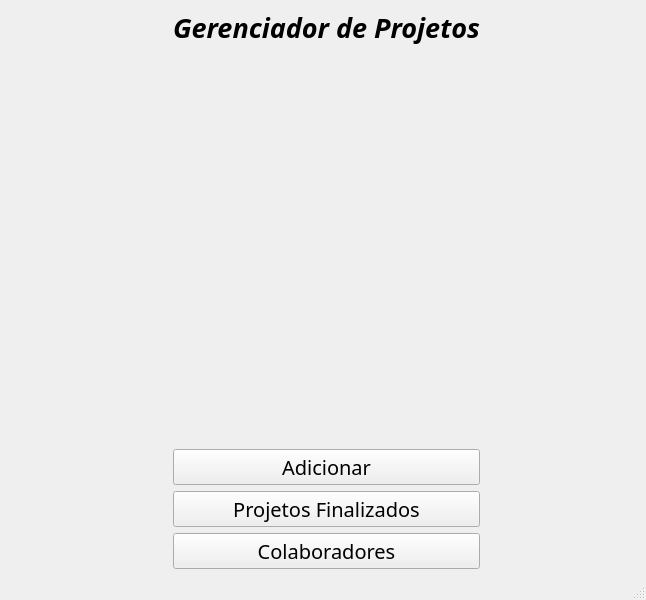
<?xml version="1.0" encoding="UTF-8"?>
<ui version="4.0">
 <class>MainWindow</class>
 <widget class="QMainWindow" name="MainWindow">
  <property name="geometry">
   <rect>
    <x>0</x>
    <y>0</y>
    <width>646</width>
    <height>600</height>
   </rect>
  </property>
  <property name="windowTitle">
   <string>MainWindow</string>
  </property>
  <widget class="QWidget" name="centralwidget">
   <layout class="QGridLayout" name="gridLayout">
    <item row="0" column="2">
     <widget class="QLabel" name="label_6">
      <property name="font">
       <font>
        <family>Franklin Gothic Medium</family>
        <pointsize>20</pointsize>
        <weight>75</weight>
        <italic>true</italic>
        <bold>true</bold>
        <underline>false</underline>
        <strikeout>false</strikeout>
       </font>
      </property>
      <property name="styleSheet">
       <string notr="true"/>
      </property>
      <property name="text">
       <string>Gerenciador de Projetos</string>
      </property>
     </widget>
    </item>
    <item row="0" column="3">
     <spacer name="horizontalSpacer_2">
      <property name="orientation">
       <enum>Qt::Horizontal</enum>
      </property>
      <property name="sizeHint" stdset="0">
       <size>
        <width>40</width>
        <height>20</height>
       </size>
      </property>
     </spacer>
    </item>
    <item row="0" column="0">
     <spacer name="horizontalSpacer">
      <property name="orientation">
       <enum>Qt::Horizontal</enum>
      </property>
      <property name="sizeHint" stdset="0">
       <size>
        <width>40</width>
        <height>20</height>
       </size>
      </property>
     </spacer>
    </item>
    <item row="3" column="2">
     <widget class="QPushButton" name="pushButton_2">
      <property name="font">
       <font>
        <family>Franklin Gothic Medium</family>
        <pointsize>15</pointsize>
       </font>
      </property>
      <property name="styleSheet">
       <string notr="true"/>
      </property>
      <property name="text">
       <string>Projetos Finalizados</string>
      </property>
     </widget>
    </item>
    <item row="4" column="2">
     <widget class="QPushButton" name="colaborador_btn">
      <property name="font">
       <font>
        <family>Franklin Gothic Medium</family>
        <pointsize>15</pointsize>
       </font>
      </property>
      <property name="styleSheet">
       <string notr="true"/>
      </property>
      <property name="text">
       <string>Colaboradores</string>
      </property>
     </widget>
    </item>
    <item row="2" column="2">
     <widget class="QPushButton" name="novoprojeto_btn">
      <property name="font">
       <font>
        <family>Franklin Gothic Medium</family>
        <pointsize>15</pointsize>
       </font>
      </property>
      <property name="styleSheet">
       <string notr="true"/>
      </property>
      <property name="text">
       <string>Adicionar</string>
      </property>
     </widget>
    </item>
    <item row="1" column="0" colspan="4">
     <widget class="QStackedWidget" name="painel_principal">
      <property name="currentIndex">
       <number>1</number>
      </property>
      <widget class="QWidget" name="page"/>
      <widget class="QWidget" name="page_2"/>
     </widget>
    </item>
   </layout>
  </widget>
  <widget class="QMenuBar" name="menubar">
   <property name="geometry">
    <rect>
     <x>0</x>
     <y>0</y>
     <width>646</width>
     <height>21</height>
    </rect>
   </property>
  </widget>
  <widget class="QStatusBar" name="statusbar"/>
 </widget>
 <resources/>
 <connections/>
</ui>
